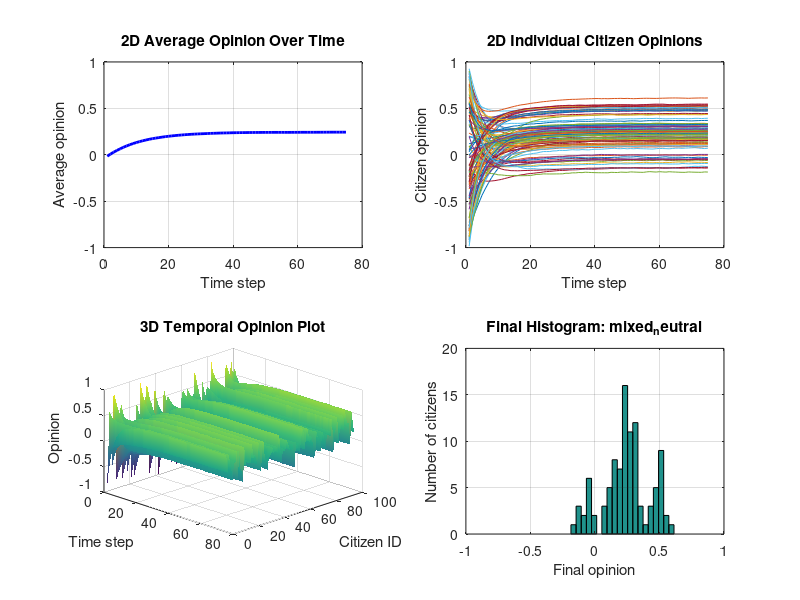
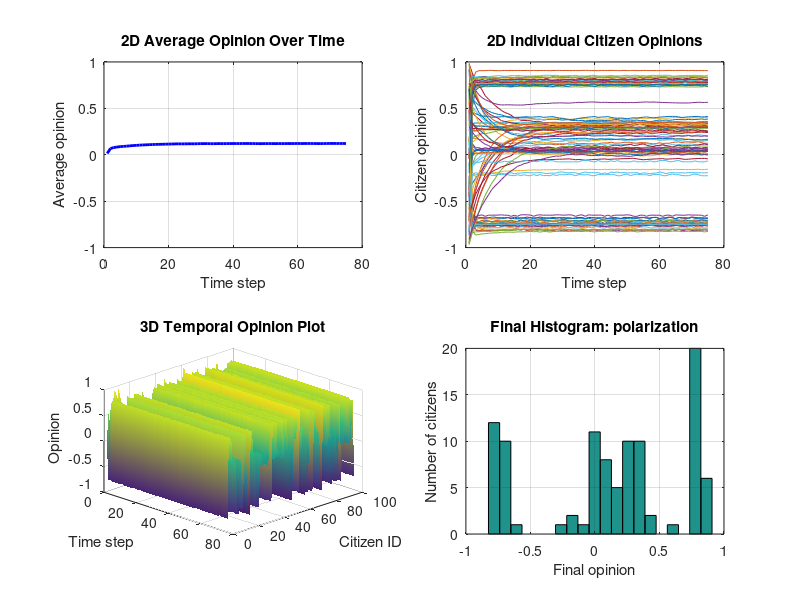
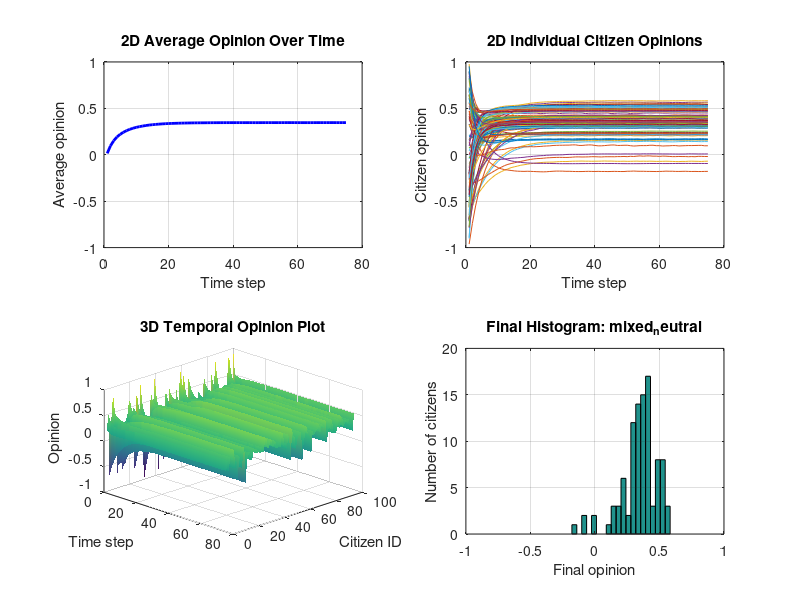
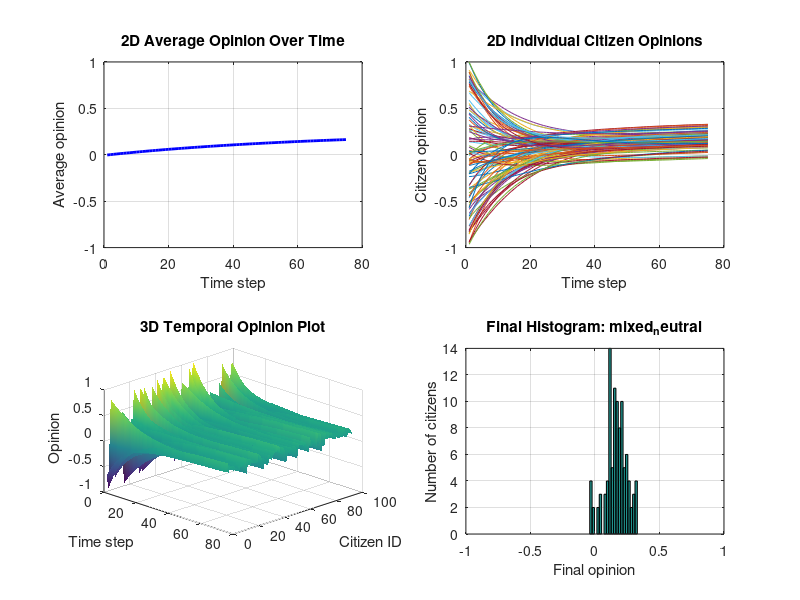

The MATLAB source for these figures, in order:
% STTHK2133 Assignment 3 - Part 2
% Person 1 deliverable: single-file Octave ABM engine.
%
% This version is written as a plain script without local functions so it
% works in older GNU Octave versions too.
%
% Run from this folder with:
%   octave main.m

clear;
clc;

fprintf('Opinion Dynamics ABM: AI Learning Assistants\n');
fprintf('Running all scenarios...\n\n');

scenarios = {'baseline', 'strong_influencer', 'strong_expert', 'low_trust'};
summary_rows = cell(length(scenarios), 6);

output_dir = fullfile('..', 'results');
if exist(output_dir, 'dir') ~= 7
    mkdir(output_dir);
end

for s = 1:length(scenarios)
    scenario_name = scenarios{s};
    fprintf('Scenario: %s\n', scenario_name);

    % -----------------------------
    % Scenario configuration
    % -----------------------------
    N = 100;             % citizens, assignment range: 50-200
    I = 5;               % influencers, assignment range: 3-10
    E = 3;               % education experts, assignment range: 1-5
    time_steps = 75;     % assignment range: 50-100

    seed = 2133;

    % Network probabilities.
    p_cc = 0.08;         % citizen-citizen links
    p_ci = 0.45;         % citizen-influencer links
    p_ce = 0.30;         % citizen-expert links

    % Opinion update rates.
    alpha = 0.05;        % direct one-to-one citizen influence
    beta = 0.12;         % neighbour averaging / social pressure
    gamma = 0.10;        % expert correction
    delta = 0.10;        % influencer pressure

    % Influence strengths.
    citizen_influence = 0.35;
    influencer_strength_value = 1.25;
    expert_strength = 0.75;

    % Trust ranges.
    trust_cc_min = 0.25;
    trust_cc_max = 0.75;
    trust_ci_min = 0.35;
    trust_ci_max = 0.80;
    trust_ce_min = 0.60;
    trust_ce_max = 0.95;

    if strcmp(scenario_name, 'baseline')
        seed = 2133;

    elseif strcmp(scenario_name, 'strong_influencer')
        seed = 2134;
        delta = 0.35;
        influencer_strength_value = 2.50;
        p_ci = 0.20;
        trust_ci_min = 0.75;
        trust_ci_max = 1.00;

    elseif strcmp(scenario_name, 'strong_expert')
        seed = 2135;
        gamma = 0.25;
        expert_strength = 1.25;
        p_ce = 0.40;
        trust_ce_min = 0.80;
        trust_ce_max = 1.00;

    elseif strcmp(scenario_name, 'low_trust')
        seed = 2136;
        trust_cc_min = 0.05;
        trust_cc_max = 0.30;
        trust_ci_min = 0.05;
        trust_ci_max = 0.30;
        trust_ce_min = 0.10;
        trust_ce_max = 0.35;
        beta = 0.06;
        gamma = 0.04;
        delta = 0.05;
    end

    % -----------------------------
    % Agent initialization
    % -----------------------------
    rng(seed, 'twister');

    % Citizens begin with diverse opinions from strongly against to strongly support.
    O_citizens = -1 + 2 * rand(N, 1);

    % Influencers are intentionally stronger and more extreme.
    base_influencer_opinions = [0.95; 0.90; -0.95; -0.90; 0.95; -0.90; 0.70; -0.70; 0.80; -0.75];
    O_influencers = base_influencer_opinions(1:I);

    % Experts are balanced or moderately supportive of the AI education policy.
    base_expert_opinions = [0.35; 0.45; 0.50; 0.25; 0.55];
    O_experts = base_expert_opinions(1:E);

    citizen_influence_vector = citizen_influence * ones(N, 1);
    influencer_strength = influencer_strength_value * ones(I, 1);

    % -----------------------------
    % Random network and trust setup
    % -----------------------------
    rng(seed + 1000, 'twister');

    A_cc = double(rand(N, N) < p_cc);
    A_cc = A_cc - diag(diag(A_cc));       % remove citizen self-links

    A_ci = double(rand(N, I) < p_ci);
    A_ce = double(rand(N, E) < p_ce);

    T_cc = (trust_cc_min + (trust_cc_max - trust_cc_min) * rand(N, N)) .* A_cc;
    T_ci = (trust_ci_min + (trust_ci_max - trust_ci_min) * rand(N, I)) .* A_ci;
    T_ce = (trust_ce_min + (trust_ce_max - trust_ce_min) * rand(N, E)) .* A_ce;

    % -----------------------------
    % Simulation
    % -----------------------------
    O = O_citizens;
    opinion_history = zeros(time_steps, N);
    average_history = zeros(time_steps, 1);

    opinion_history(1, :) = O';
    average_history(1) = mean(O);

    for t = 2:time_steps
        O_new = O;

        for i = 1:N
            current_opinion = O(i);

            % Direct citizen-to-citizen influence from one connected neighbour.
            neighbours = find(A_cc(i, :) > 0);
            if isempty(neighbours)
                direct_effect = 0;
                average_effect = 0;
            else
                selected_position = randi(length(neighbours));
                j = neighbours(selected_position);
                trust_ij = T_cc(i, j);

                direct_effect = alpha ...
                              * trust_ij ...
                              * citizen_influence_vector(j) ...
                              * (O(j) - O(i));

                mean_neighbour_opinion = mean(O(neighbours));
                average_effect = beta * (mean_neighbour_opinion - O(i));
            end

            % Education expert correction effect.
            connected_experts = find(A_ce(i, :) > 0);
            if isempty(connected_experts)
                expert_effect = 0;
            else
                trust_expert = mean(T_ce(i, connected_experts));
                mean_expert_opinion = mean(O_experts(connected_experts));
                expert_effect = gamma ...
                              * trust_expert ...
                              * expert_strength ...
                              * (mean_expert_opinion - current_opinion);
            end

            % Influencer effect.
            connected_influencers = find(A_ci(i, :) > 0);
            if isempty(connected_influencers)
                influencer_effect = 0;
            else
                trust_influencer = mean(T_ci(i, connected_influencers));
                mean_influencer_opinion = mean(O_influencers(connected_influencers));
                mean_influencer_strength = mean(influencer_strength(connected_influencers));
                influencer_effect = delta ...
                                  * trust_influencer ...
                                  * mean_influencer_strength ...
                                  * (mean_influencer_opinion - current_opinion);
            end

            O_new(i) = current_opinion ...
                     + direct_effect ...
                     + average_effect ...
                     + expert_effect ...
                     + influencer_effect;
        end

        % Keep all opinions inside the assignment range [-1, +1].
        O = max(-1, min(1, O_new));
        opinion_history(t, :) = O';
        average_history(t) = mean(O);
    end

    final_opinions = O;

    % -----------------------------
    % Classification
    % -----------------------------
    final_mean = mean(final_opinions);
    final_std = std(final_opinions);
    final_min = min(final_opinions);
    final_max = max(final_opinions);

    share_positive = mean(final_opinions > 0.35);
    share_negative = mean(final_opinions < -0.35);
    share_neutral = mean(abs(final_opinions) <= 0.20);

    same_sign_links = 0;
    total_links = 0;

    for i = 1:length(final_opinions)
        neighbours = find(A_cc(i, :) > 0);
        for k = 1:length(neighbours)
            j = neighbours(k);
            if sign(final_opinions(i)) == sign(final_opinions(j))
                same_sign_links = same_sign_links + 1;
            end
            total_links = total_links + 1;
        end
    end

    if total_links == 0
        echo_score = 0;
    else
        echo_score = same_sign_links / total_links;
    end

    if final_std < 0.15 && abs(final_mean) > 0.35
        classification = 'consensus';
    elseif share_positive > 0.20 && share_negative > 0.20 && final_std > 0.35
        classification = 'polarization';
    elseif echo_score > 0.65 && final_std > 0.25
        classification = 'echo_chambers';
    elseif final_std > 0.45
        classification = 'fragmentation';
    elseif share_neutral > 0.45
        classification = 'mixed_neutral';
    else
        classification = 'mixed_neutral';
    end

    % -----------------------------
    % Show results in Octave figures
    % -----------------------------
    time_axis = 1:time_steps;
    citizen_axis = 1:N;
    scenario_title = strrep(scenario_name, '_', ' ');

    figure('Name', ['Results - ' scenario_title]);

    subplot(2, 2, 1);
    plot(time_axis, average_history, 'b-', 'LineWidth', 2);
    grid on;
    ylim([-1 1]);
    xlabel('Time step');
    ylabel('Average opinion');
    title('2D Average Opinion Over Time');

    subplot(2, 2, 2);
    plot(time_axis, opinion_history);
    grid on;
    ylim([-1 1]);
    xlabel('Time step');
    ylabel('Citizen opinion');
    title('2D Individual Citizen Opinions');

    subplot(2, 2, 3);
    surf(time_axis, citizen_axis, opinion_history');
    shading interp;
    xlabel('Time step');
    ylabel('Citizen ID');
    zlabel('Opinion');
    zlim([-1 1]);
    title('3D Temporal Opinion Plot');
    view(45, 30);

    subplot(2, 2, 4);
    hist(final_opinions, 20);
    grid on;
    xlim([-1 1]);
    xlabel('Final opinion');
    ylabel('Number of citizens');
    title(['Final Histogram: ' classification]);

    drawnow;

    % -----------------------------
    % CSV export
    % -----------------------------
    prefix = fullfile(output_dir, scenario_name);

    csvwrite([prefix '_opinion_history.csv'], opinion_history);
    csvwrite([prefix '_average_history.csv'], average_history);
    csvwrite([prefix '_final_opinions.csv'], final_opinions);

    csvwrite([prefix '_A_cc.csv'], A_cc);
    csvwrite([prefix '_A_ci.csv'], A_ci);
    csvwrite([prefix '_A_ce.csv'], A_ce);

    scenario_file = [prefix '_summary.csv'];
    fid = fopen(scenario_file, 'w');
    fprintf(fid, 'scenario,final_mean,final_std,final_min,final_max,classification\n');
    fprintf(fid, '%s,%.6f,%.6f,%.6f,%.6f,%s\n', ...
            scenario_name, final_mean, final_std, final_min, final_max, classification);
    fclose(fid);

    summary_rows{s, 1} = scenario_name;
    summary_rows{s, 2} = final_mean;
    summary_rows{s, 3} = final_std;
    summary_rows{s, 4} = final_min;
    summary_rows{s, 5} = final_max;
    summary_rows{s, 6} = classification;

    fprintf('  final mean = %.4f, std = %.4f, class = %s\n', ...
            final_mean, final_std, classification);
    fprintf('  positive share = %.2f, negative share = %.2f, neutral share = %.2f, echo score = %.2f\n', ...
            share_positive, share_negative, share_neutral, echo_score);
end

% Combined summary CSV for report comparison.
fid = fopen(fullfile(output_dir, 'scenario_summary.csv'), 'w');
fprintf(fid, 'scenario,final_mean,final_std,final_min,final_max,classification\n');

for i = 1:size(summary_rows, 1)
    fprintf(fid, '%s,%.6f,%.6f,%.6f,%.6f,%s\n', ...
            summary_rows{i, 1}, summary_rows{i, 2}, summary_rows{i, 3}, ...
            summary_rows{i, 4}, summary_rows{i, 5}, summary_rows{i, 6});
end

fclose(fid);

fprintf('\nFinal scenario summary:\n');
fprintf('%-20s %-12s %-12s %-12s %-12s %s\n', ...
        'Scenario', 'Mean', 'Std', 'Min', 'Max', 'Classification');
fprintf('%-20s %-12s %-12s %-12s %-12s %s\n', ...
        '--------', '----', '---', '---', '---', '--------------');

for i = 1:size(summary_rows, 1)
    fprintf('%-20s %-12.6f %-12.6f %-12.6f %-12.6f %s\n', ...
            summary_rows{i, 1}, summary_rows{i, 2}, summary_rows{i, 3}, ...
            summary_rows{i, 4}, summary_rows{i, 5}, summary_rows{i, 6});
end

fprintf('\nDone. CSV files saved in ../results\n');
fprintf('Four result figures were opened in Octave, one for each scenario.\n');
